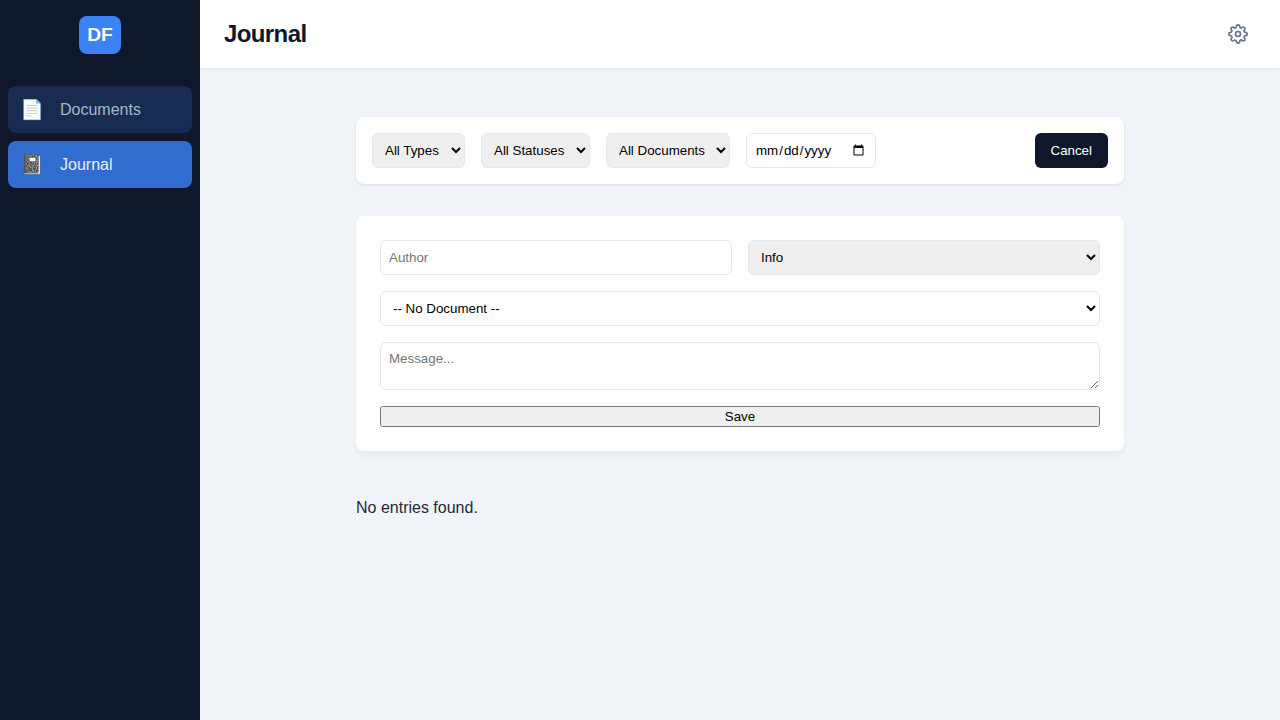
#> input picture verification_journal.png, 1280 x 720 px
$ python -i preprocessing.py   (imports and definitions only)
#> lines starting #> are read from the running program, lines starting #| are printed output that depends on the picture; after the words box and inside, x2 and y2 are one past the last pixel; in counts of white or black regions, pixels touching at a corner belong together
import cv2
import numpy as np
import tempfile
import os
import logging

logger = logging.getLogger(__name__)

def preprocess_image(input_path: str) -> str:
    """
    Applies preprocessing to an image to improve OCR acccuracy.
    Steps: Grayscale -> Denoise -> Adaptive Threshold
    Returns path to the processed temporary image.
    """
#> called with input_path = '../verification_journal.png'
    try:
        # Load image
        img = cv2.imread(input_path)
#> img is the input picture: shape (720, 1280, 3); mean B, G, R 218.7, 212.6, 208.6
        if img is None:
            logger.warning(f"Could not load image at {input_path}, skipping preprocessing.")
            return input_path

        # Convert to grayscale
        gray = cv2.cvtColor(img, cv2.COLOR_BGR2GRAY)
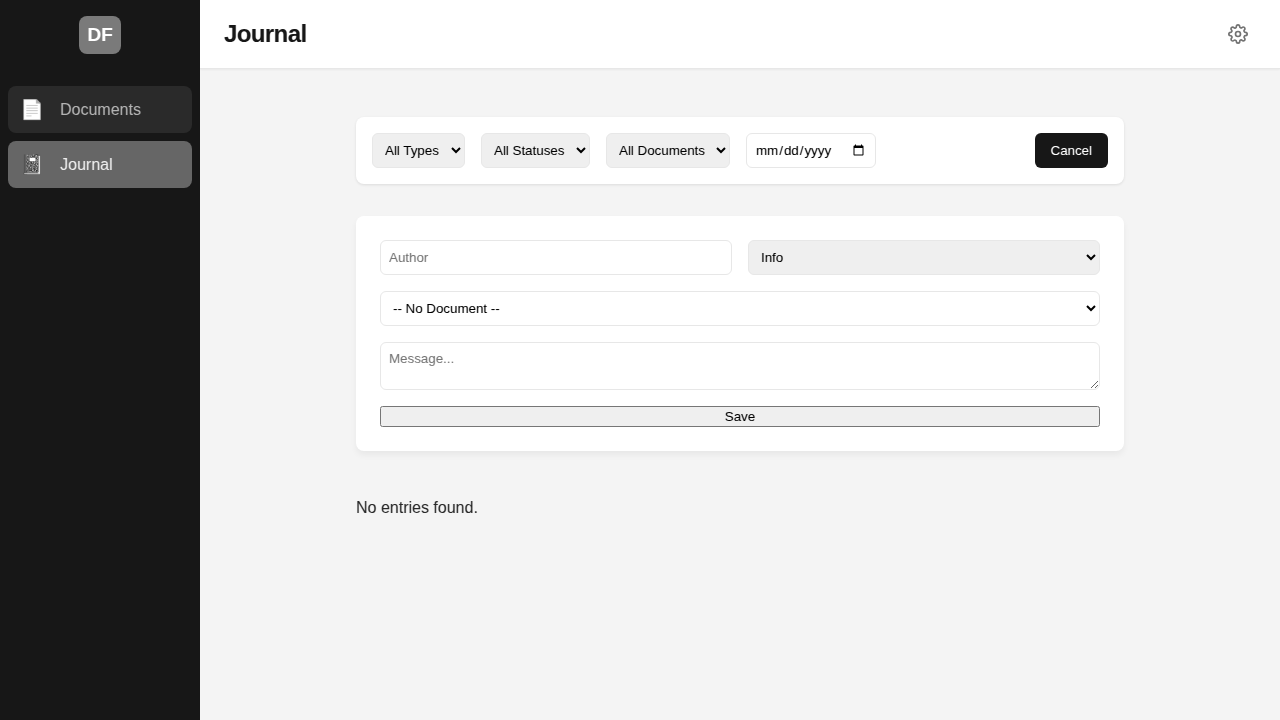
#> gray: shape (720, 1280); min 0, max 255, mean 212

        # Denoising
        # h=10 is a good starting point for strength
        denoised = cv2.fastNlMeansDenoising(gray, None, 10, 7, 21)

        # Binarization using adaptive thresholding
        # This helps with varying lighting conditions (shadows)
        # Block size 11, C=2
        binary = cv2.adaptiveThreshold(
            denoised, 255, cv2.ADAPTIVE_THRESH_GAUSSIAN_C, cv2.THRESH_BINARY, 11, 2
        )
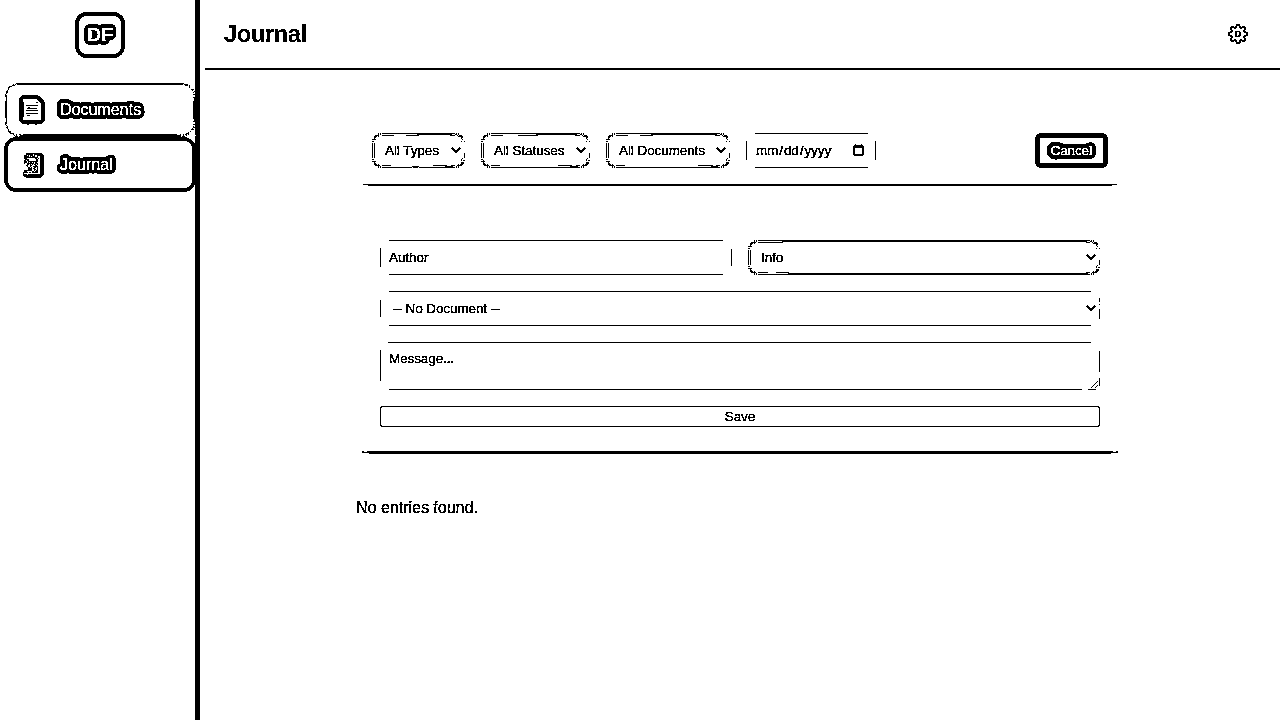
#> binary: shape (720, 1280); 96.8% white; 216 black regions (98 under 20 px), largest, box (x1, y1, x2, y2) and area: (4, 0, 200, 720) 6368, (362, 451, 1118, 454) 2248, (205, 68, 1280, 70) 2150

        # Save to temp file
        # Preserve original extension based on input if possible, or use .png which is lossless

        # Create a temp file path
        # We use .png for the processed intermediate
        fd, output_path = tempfile.mkstemp(suffix=".png")
        os.close(fd)

        cv2.imwrite(output_path, binary)

        logger.info(f"Image preprocessed and saved to {output_path}")
        return output_path

    except Exception as e:
        logger.error(f"Preprocessing failed: {e}")
        # Return original path on failure to try OCR anyway
        return input_path

>>> result = preprocess_image('../verification_journal.png')
